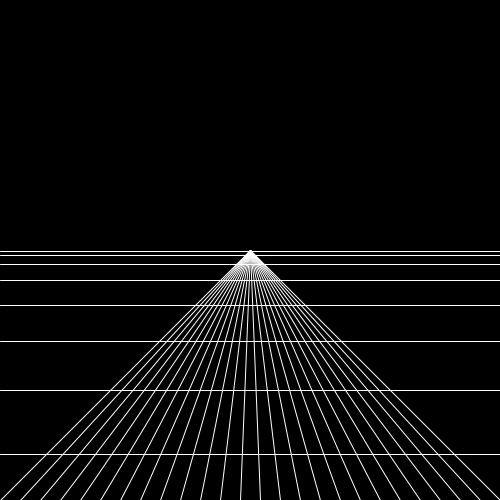
Frame 1 (no input)
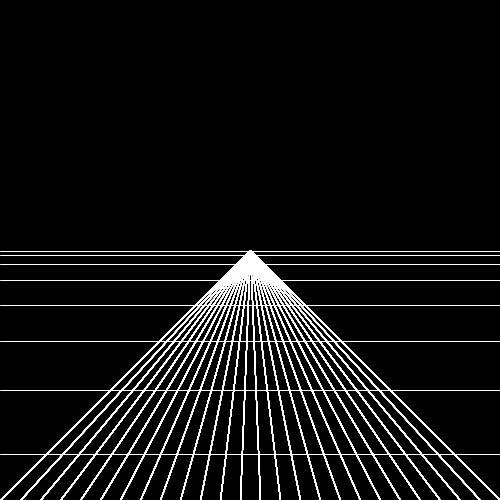
Frame 60 (the mouse pressed at the canvas centre just before this capture)
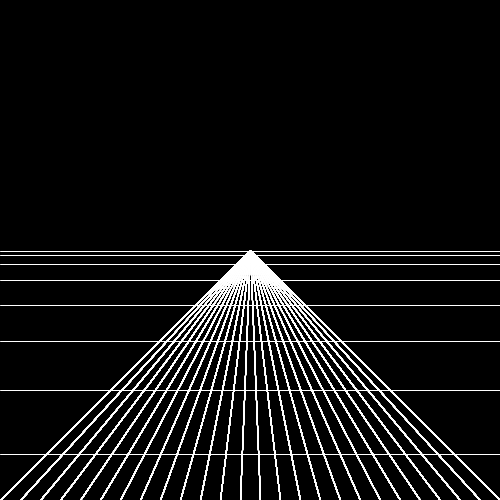
Frame 120 (the mouse held since frame 60 and released just before this capture)

The Processing sketch that drew these frames (run headless with seeded random() and noise(); from frame 60 on, the mouse is pressed at the canvas centre):

// Processing sketch: perspective
// ── perspective.pde
float theta;
float triA, triO, triH;
float originX, originY;
float y;

void setup()
{
  size(500, 500);
  background(0);
  stroke(255);
  
  triO = height/2;
  originX = width/2;
  originY = height/2;
  y = height/2;
}

void draw()
{
  for(int i=0; i <= width;i+=20)
  {
    triA = originX - i;
    triH = sq(triA)+sq(triO);
    line(i, height, i + triA, triO);
  }
  
  for(int i=1;i<height/2;i++)
  {
    y += sq(i);
    line(0, y, width, y);
    //y += i;
  }
}
